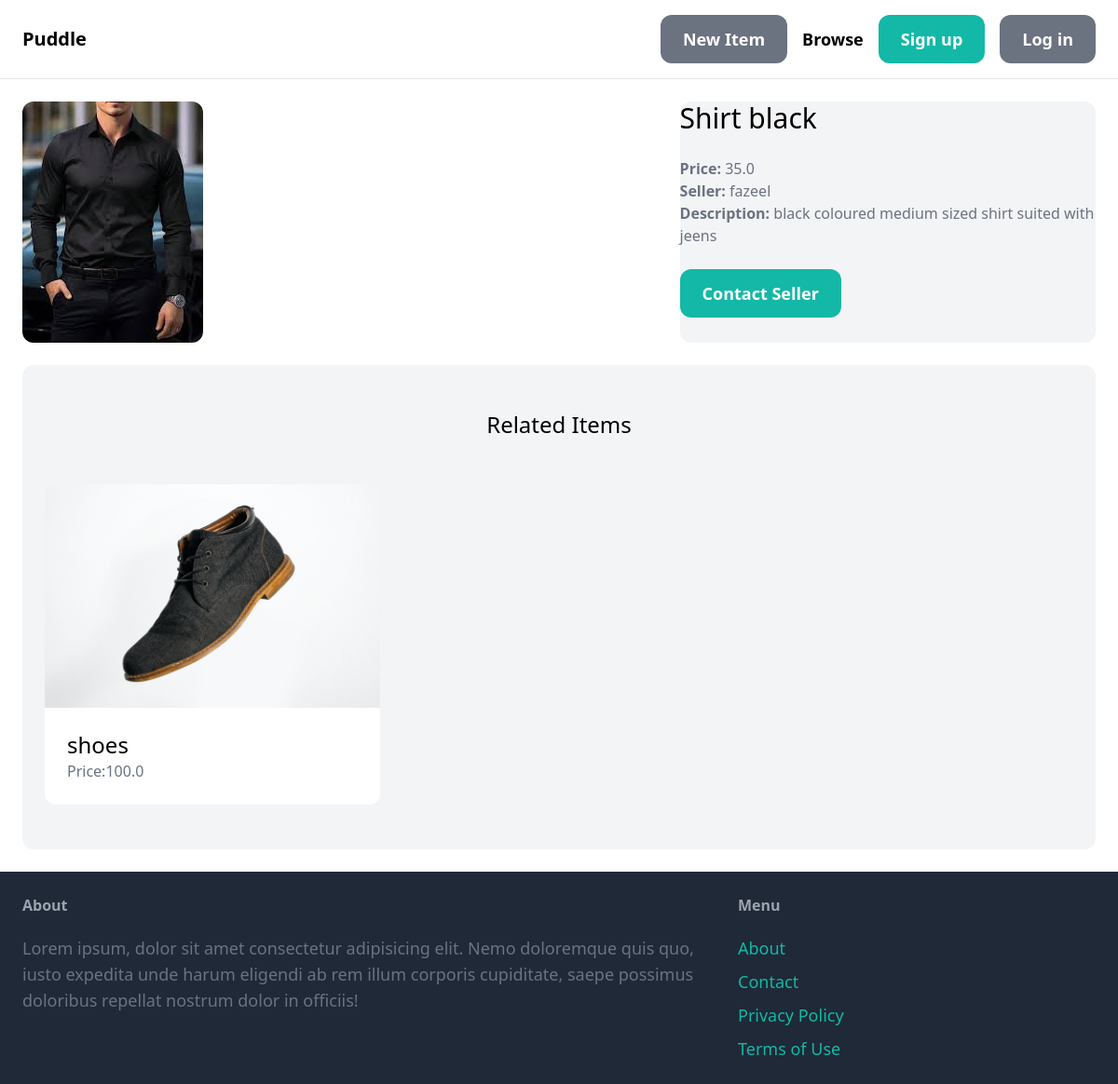
/item/2/, run on the app's committed database.
### item/models.py (models this page shows, shortened)
class Item(models.Model):
    category = models.ForeignKey(Category, related_name='items', on_delete=models.CASCADE)
    name = models.CharField(max_length = 255)
    desc = models.TextField(blank=True, null=True)
    price = models.FloatField()
    image = models.ImageField(upload_to='item_images', blank=True , null=True)
    is_sold = models.BooleanField(default=False)
    created_by = models.ForeignKey(User, related_name='items', on_delete=models.CASCADE)
    created_at = models.DateField(auto_now_add=True)

### item/views.py (the view)
# urls.py: path('<int:pk>/',views.detail,name='detail'),
def detail(request, pk):
    item = get_object_or_404(Item, pk=pk)
    related_items = Item.objects.filter(category=item.category,is_sold=False).exclude(pk=pk)[0:3]
    return render(request, 'item/detail.html', {
        'item':item,
        'related_items':related_items,
    })

### item/templates/item/detail.html (shortened to what this page needs)
{% extends 'base.html' %}
{% block content %}
<div class="grid grid-cols-5 gap-6">
    <div class="col-span-3">
        <img src="{{item.image.url}}" class="rounded-xl">
    </div>
    <div class="col-span-2 p6 bg-gray-100 rounded-xl">
        <h1 class="mb-6 text-3xl">{{item.name}}</h1>
        <p class="text-gray-500"><strong>Price: </strong>{{item.price}}</p>
        <p class="text-gray-500"><strong>Seller: </strong>{{item.created_by.username}}</p>
        {% if item.desc %}
            <p class="text-gray-500">
                <strong class="text-gray-500">Description: </strong>
                {{item.desc}}
            </p>
        {% endif %}
        {% if request.user == item.created_by %}
            <div  class="mt-6 p-6 bg-white rounded-xl">
                <p>This is your item</p>
                <a href="{% url 'item:delete' item.id %}" class="inline-block mt-6 px-6 py-6 text-lg font-semibold bg-red-500 text-white rounded-xl">Delete</a>
                <a href="{% url 'item:edit' item.id %}" class="inline-block mt-6 px-6 py-6 text-lg font-semibold bg-red-500 text-white rounded-xl">Edit</a>
            </div>
        {% else %}
            <a href="{% url 'conversation:new' item.id %}" class="inline-block mt-6 px-6 py-3 text-lg font-semibold bg-teal-500 text-white rounded-xl hover:bg-teal-700">Contact Seller</a>
        {% endif %}
    </div>
</div>
<div class="mt-6 px-6 py-12 bg-gray-100 rounded-xl">
    <h2 class="mb-12 text-2xl text-center">Related Items</h2>
    <div class="grid grid-cols-3 gap-3">
        {% for item in related_items %}
            <div>
                <a href="{% url 'item:detail' item.id %}">
                    <div>
                        <img src="{{item.image.url}}" class="mx-auto adjust rounded-t-xl">
                    </div>
                    <div class="p-6 bg-white rounded-b-xl">
                        <h2 class="text-2xl">{{item.name}}</h2>
                        <p class="text-gray-500">Price:{{item.price}}</p>
                    </div>
                </a>
            </div>
        {% endfor %}
    </div>
</div>
{% endblock %}

### data on the page
Item: image (picture), name "Shirt black", price "35.0", created_by.username "fazeel", desc "black coloured medium sized shirt suited with jeens"
Item: image (picture), name "shoes", price "100.0"
